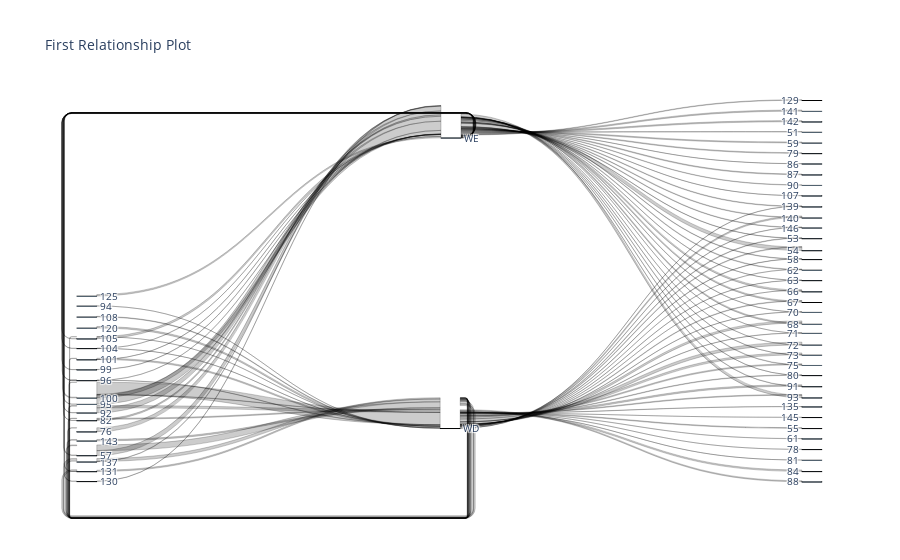

Write notebook code for a chart like this one.
### Code cell
fig = genSankey(ds_12n_900s, cat_cols=['EventA', 'WDWE', 'EventB'], value_cols='Delta', title='First Relationship Plot')
go.Figure(fig)
